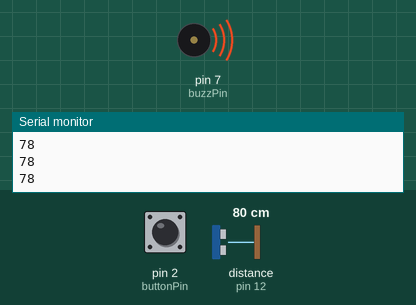
The sketch below on a simulated Arduino Uno, built with avr-gcc and run on an emulated ATmega328P. Shown: buzzer (waves = sounding), the last lines printed to the serial monitor. Wiring (inferred from the names in the program): ultrasonic range finder: trigger pin 13; echo pin 12. Inputs (shaded band) come from the test bench; at power-on: distance to the obstacle (sensor on pin 12) 80 cm, pin 2 (buttonPin) LOW. The echo pulse lasts 58.3 µs per cm.

Above: at 1.2 s.
1.3 s: distance to the obstacle (sensor on pin 12) set to 2 cm
7.3 s: pin 2 (buttonPin) pulled HIGH for 3.2 s
At 7.49 s:
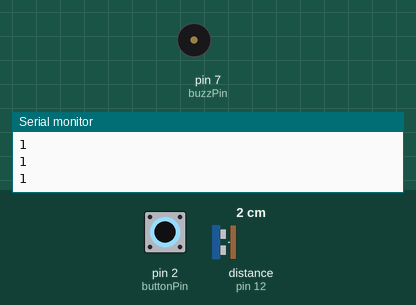
12.0 s: distance to the obstacle (sensor on pin 12) set to 60 cm
Timing chart, 0 to 15.0 s (numbered marks = the images above; inputs shaded):
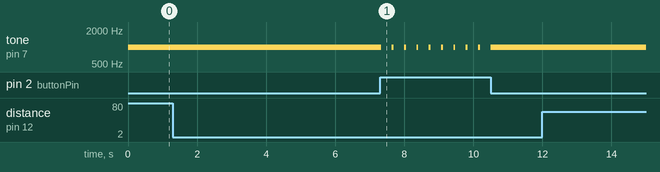

The sketch:

SmartStick.ino
```cpp
#include <SoftwareSerial.h>

SoftwareSerial mySerial(10, 11); // RX, TX

const int trigPin1 = 13;
const int echoPin1 = 12;

const int trigPin2 = 9;
const int echoPin2 = 8;

const int buzzPin = 7;

const int buttonPin = 2;
int value;

char data;
String string = "";
boolean ledon = false;


long duration1;
int distance1;

long duration2;
int distance2;

int d1 = 100;
int d2 = 100;
int ds1 = d1-50;

void setup() {

  Serial.begin(9600);

  mySerial.begin(9600);

  pinMode(7,OUTPUT);

  pinMode(buttonPin,INPUT);


  pinMode(trigPin1, OUTPUT); // Sets the trigPin as an Output
  pinMode(echoPin1, INPUT); // Sets the echoPin as an Input

  pinMode(trigPin2, OUTPUT); // Sets the trigPin as an Output
  pinMode(echoPin2, INPUT); // Sets the echoPin as an Input

  pinMode(buzzPin,OUTPUT);

  pinMode(LED_BUILTIN,OUTPUT);
}


void ledOn()
   {
        digitalWrite(LED_BUILTIN,HIGH);
        delay(10);
    }

 void ledOff()
 {
        digitalWrite(LED_BUILTIN,LOW);
        delay(10);


 }


void loop() {

    string = "";
    value = 0;


    value = digitalRead(buttonPin);
    if(value == 1)
    {
      mySerial.write("speak\n");
      delay(300);
    }

    while(mySerial.available() > 0)
    {
      //Serial.println("IN");
      data = mySerial.read();
      string += data;

      delay(1);
    }

    if(string.length() != 0)
    {
      Serial.println("Data : "+string);
    }

    if(string.equals("turn on"))
    {
        Serial.println("ON");
        ledOn();
        string = "";
    }

    if(string.equals("turn off"))
    {
        ledOff();
        string = "";
    }


  distance1 = 200;

digitalWrite(trigPin1, LOW);
delayMicroseconds(2);
digitalWrite(trigPin1, HIGH);
delayMicroseconds(10);
digitalWrite(trigPin1, LOW);
duration1 = pulseIn(echoPin1, HIGH);
distance1= duration1*0.034/2;


if(distance1 <= d1)
{
  if(distance1 < ds1)
  {
    tone(buzzPin,1000,50);
    //delay(50);
    //digitalWrite(buzzPin,LOW);
    Serial.println(distance1);
    delay(50);
  }else
  {
    tone(buzzPin,1000,150);
    //delay(150);
    //digitalWrite(buzzPin,LOW);
    Serial.println(distance1);
    delay(150);
  }
}
else
{
  distance2 = 200;

  digitalWrite(trigPin2, LOW);
  delayMicroseconds(2);
  digitalWrite(trigPin2, HIGH);
  delayMicroseconds(10);
  digitalWrite(trigPin2, LOW);
  duration2 = pulseIn(echoPin2, HIGH);
  distance2= duration2*0.034/2;

  if(distance2 <=d2)
  {
      Serial.println(distance2);
      tone(buzzPin,500,400);
      //delay(400);
      //digitalWrite(buzzPin,LOW);
      Serial.println(distance2);
      delay(20);


  }
}


}
```

Measured:
- after the input at 7.3 s, tone on pin 7 (buzzPin): alternates 1000 Hz for 0.05 s and silent for 0.31 s, 18 changes in all, then stays 1000 Hz, starting at once
